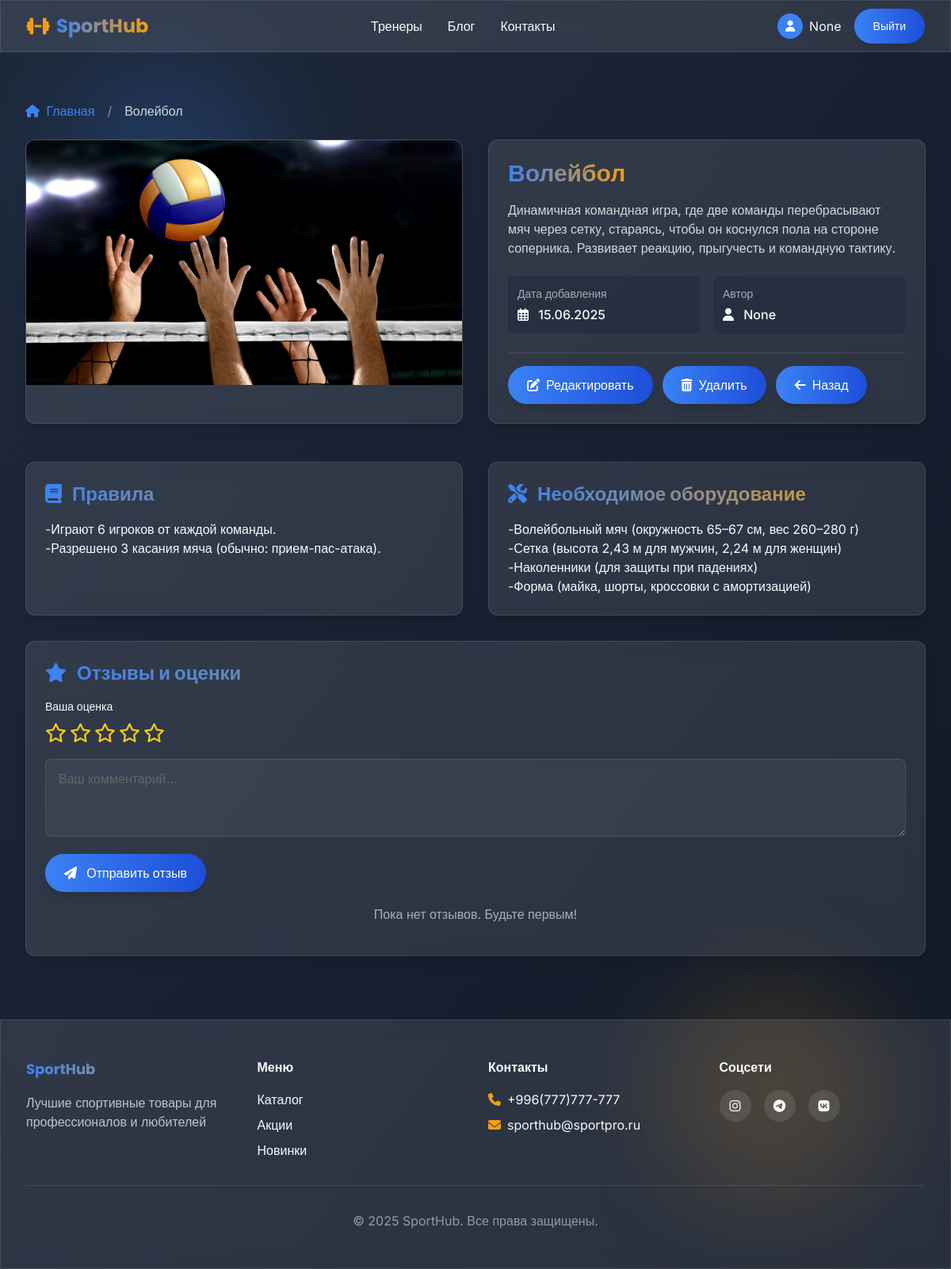
Page /6/ (signed in) on the committed database.
### users_app/models.py (models this page shows, shortened)
class CustomUser(AbstractUser):
    email = models.EmailField(_('email address'), unique=True)
    phone = models.CharField(_('phone number'), max_length=20, blank=True)
    avatar = models.ImageField(
        _('avatar'),
        upload_to=user_avatar_path,
        blank=True,
        null=True
    )
    birth_date = models.DateField(_('birth date'), null=True, blank=True)
    bio = models.TextField(_('biography'), blank=True)
    username = None
    first_name = models.CharField(_('first name'), max_length=150, blank=True)
    last_name = models.CharField(_('last name'), max_length=150, blank=True)
    USERNAME_FIELD = 'email'
    REQUIRED_FIELDS = []
    class Meta:
        verbose_name = _('user')
        verbose_name_plural = _('users')

### sport_app/models.py (models this page shows, shortened)
class SportCategory(models.Model):
    name = models.CharField(
        _('name'),
        max_length=100,
        help_text=_('Enter the name of the sport')
    )
    description = models.TextField(
        _('description'),
        help_text=_('Describe the sport')
    )
    image = models.ImageField(
        _('image'),
        upload_to='sports/',
        blank=True,
        null=True,
        help_text=_('Upload an image for the sport')
    )
    rules = models.TextField(
        _('rules'),
        blank=True,
        help_text=_('Enter the basic rules of the sport')
    )
    equipment = models.TextField(
        _('required equipment'),
        blank=True,
        help_text=_('List the required equipment')
    )
    popular_countries = models.CharField(
        _('popular countries'),
        max_length=255,
        blank=True,
        help_text=_('List countries where this sport is popular')
    )
    is_olympic = models.BooleanField(
        _('Olympic sport'),
        default=False,
        help_text=_('Is this an Olympic sport?')
    )
    created_at = models.DateTimeField(
        _('created at'),
        auto_now_add=True
    )
    category = models.ForeignKey(
        Category,
        on_delete=models.CASCADE,
        related_name='sports',
        verbose_name=_('category'),
        blank=True,
        null=True
    )
    updated_at = models.DateTimeField(
        _('updated at'),
        auto_now=True
    )
    author = models.ForeignKey(
        User,
        on_delete=models.CASCADE,
        related_name='sports',
        verbose_name=_('author')
    )
    class Meta:
        verbose_name = _('sport category')
        verbose_name_plural = _('sport categories')
        ordering = ['-created_at']
    def average_rating(self):
        return self.reviews.aggregate(Avg('rating'))['rating__avg'] or 0

### sport_app/views.py (the view)
# urls.py: path('<int:pk>/', SportDetailView.as_view(), name='sport_detail'),
class SportDetailView(DetailView):
    model = SportCategory
    template_name = 'sport_app/sport_detail.html'
    context_object_name = 'sport'
    def get_context_data(self, **kwargs):
        context = super().get_context_data(**kwargs)
        context['sport'].user_rating = self.object.average_rating()
        return context

### sport_app/templates/sport_app/sport_detail.html (shortened to what this page needs)
{% extends 'base.html' %}
{% load static %}
{% block content %}
<div class="max-w-7xl mx-auto px-4 sm:px-6 lg:px-8 py-8 animate-fade-in">
    <nav class="flex mb-6" aria-label="Breadcrumb">
        <ol class="inline-flex items-center space-x-2">
            <li>
                <a href="{% url 'sport_app:sport_list' %}" class="text-sport-primary hover:text-sport-accent transition-colors">
                    <i class="fas fa-home mr-1"></i> Главная
                </a>
            </li>
            <li>
                <span class="text-white/50 mx-2">/</span>
            </li>
            <li class="text-white/80" aria-current="page">
                {{ sport.name }}
            </li>
        </ol>
    </nav>
    <div class="grid grid-cols-1 lg:grid-cols-2 gap-8 mb-12">
        <div class="bg-glass rounded-xl overflow-hidden shadow-lg">
            {% if sport.image %}
            <img src="{{ sport.image.url }}" alt="{{ sport.name }}"
                 class="w-full h-auto max-h-96 object-cover">
            {% else %}
            <div class="h-96 bg-sport-dark/50 flex items-center justify-center">
                <i class="fas fa-image text-6xl text-white/30"></i>
            </div>
            {% endif %}
        </div>
        <div class="bg-glass rounded-xl p-6 shadow-lg">
            <div class="flex justify-between items-start mb-4">
                <h1 class="text-3xl font-display font-bold text-gradient">{{ sport.name }}</h1>
            </div>
            <div class="prose prose-invert max-w-none mb-6">
                <p class="text-white/80">{{ sport.description }}</p>
            </div>
            <div class="grid grid-cols-2 gap-4 mb-6">
                <div class="bg-sport-dark/50 rounded-lg p-3">
                    <h3 class="text-sm text-white/60 mb-1">Дата добавления</h3>
                    <p class="font-medium">
                        <i class="far fa-calendar-alt mr-2"></i> {{ sport.created_at|date:"d.m.Y" }}
                    </p>
                </div>
                <div class="bg-sport-dark/50 rounded-lg p-3">
                    <h3 class="text-sm text-white/60 mb-1">Автор</h3>
                    <p class="font-medium">
                        <i class="fas fa-user mr-2"></i> {{ sport.author.username }}
                    </p>
                </div>
            </div>
            <div class="flex space-x-3 pt-4 border-t border-white/10">
                {% if user == sport.author or user.is_superuser %}
                <a href="{% url 'sport_app:edit_sport' sport.id %}"
                   class="btn-primary flex items-center px-4 py-2 bg-sport-primary/80 hover:bg-sport-primary">
                    <i class="fas fa-edit mr-2"></i> Редактировать
                </a>
                <a href="{% url 'sport_app:delete_sport' sport.id %}"
                   class="btn-primary flex items-center px-4 py-2 bg-red-500/80 hover:bg-red-500">
                    <i class="fas fa-trash-alt mr-2"></i> Удалить
                </a>
                {% endif %}
                <a href="{% url 'sport_app:sport_list' %}"
                   class="btn-primary flex items-center px-4 py-2 bg-white/10 hover:bg-white/20">
                    <i class="fas fa-arrow-left mr-2"></i> Назад
                </a>
            </div>
        </div>
    </div>
    <div class="grid grid-cols-1 lg:grid-cols-2 gap-8">
        {% if sport.rules %}
        <div class="bg-glass rounded-xl p-6 shadow-lg">
            <h2 class="text-2xl font-display font-bold mb-4 text-gradient">
                <i class="fas fa-book mr-2"></i> Правила
            </h2>
            <div class="prose prose-invert max-w-none">
                {{ sport.rules|linebreaks }}
            </div>
        </div>
        {% endif %}
        {% if sport.equipment %}
        <div class="bg-glass rounded-xl p-6 shadow-lg">
            <h2 class="text-2xl font-display font-bold mb-4 text-gradient">
                <i class="fas fa-tools mr-2"></i> Необходимое оборудование
            </h2>
            <div class="prose prose-invert max-w-none">
                {{ sport.equipment|linebreaks }}
            </div>
        </div>
        {% endif %}
    </div>
    <div class="bg-glass rounded-xl p-6 shadow-lg mt-8">
        <h2 class="text-2xl font-display font-bold mb-4 text-gradient">
            <i class="fas fa-star mr-2"></i> Отзывы и оценки
        </h2>
        {% if user.is_authenticated %}
            <div class="mb-4">
                <label class="block text-sm font-medium mb-2">Ваша оценка</label>
                <div class="flex space-x-1">
                    {% for i in "12345" %}
                    <button type="submit" name="rating" value="{{ i }}" class="text-2xl hover:scale-110 transition-transform">
                        {% if i|add:"0" <= sport.user_rating %}
                        <i class="fas fa-star text-yellow-400"></i>
                        {% else %}
                        <i class="far fa-star text-yellow-400"></i>
                        {% endif %}
                    </button>
                    {% endfor %}
                </div>
            </div>
            <div class="mb-4">
                <textarea name="comment" rows="3"
                          class="w-full bg-white/5 border border-white/10 rounded-lg px-4 py-3 text-white focus:ring-2 focus:ring-sport-primary focus:border-transparent outline-none transition-all"
                          placeholder="Ваш комментарий..."></textarea>
            </div>
            <button type="submit" class="btn-primary px-4 py-2">
                <i class="fas fa-paper-plane mr-2"></i> Отправить отзыв
            </button>
        {% endif %}
        <div class="space-y-4">
            {% for review in sport.reviews.all %}
            <div class="bg-sport-dark/30 rounded-lg p-4">
                <div class="flex justify-between items-center mb-2">
                    <div class="font-medium">{{ review.user.username }}</div>
                    <div class="text-sm text-white/60">{{ review.created_at|date:"d.m.Y H:i" }}</div>
                </div>
                <div class="flex mb-2">
                    {% for i in "12345" %}
                    {% if i|add:"0" <= review.rating %}
                    <i class="fas fa-star text-yellow-400"></i>
                    {% else %}
                    <i class="far fa-star text-yellow-400"></i>
                    {% endif %}
                    {% endfor %}
                </div>
                {% if review.comment %}
                <p class="text-white/80">{{ review.comment }}</p>
                {% endif %}
            </div>
            {% empty %}
            <p class="text-center text-white/60 py-4">Пока нет отзывов. Будьте первым!</p>
            {% endfor %}
        </div>
    </div>
</div>
{% endblock %}

### templates/base.html (shortened to what this page needs)
<!DOCTYPE html>
<html lang="ru" class="scroll-smooth">
<head>
    <script src="https://cdn.tailwindcss.com"></script>
    <link rel="stylesheet" href="https://cdnjs.cloudflare.com/ajax/libs/font-awesome/6.4.0/css/all.min.css">
</head>
<body class="min-h-screen bg-gradient-to-br from-sport-dark to-gray-900 text-sport-light font-sans antialiased">
    <div class="fixed inset-0 overflow-hidden -z-10">
        <div class="absolute bottom-20 right-20 w-72 h-72 rounded-full bg-sport-accent/15 blur-3xl animate-float" style="animation-delay: 2s;"></div>
    </div>
    <nav class="bg-glass fixed w-full z-50">
        <div class="max-w-7xl mx-auto px-4 sm:px-6 lg:px-8">
            <div class="flex items-center justify-between h-16">
              <a href="{% url 'sport_app:sport_list' %}" class="flex items-center space-x-2">                    <i class="fas fa-dumbbell text-sport-accent text-2xl"></i>
                    <span class="text-2xl font-display font-bold text-gradient">SportHub</span>
                </a>
                <div class="hidden md:flex items-center space-x-8">
                    <a href="#" class="hover:text-sport-accent transition-colors font-medium">Тренеры</a>
                    <a href="#" class="hover:text-sport-accent transition-colors font-medium">Блог</a>
                    <a href="#" class="hover:text-sport-accent transition-colors font-medium">Контакты</a>
                </div>
                    {% if user.is_authenticated %}
                        <div class="flex items-center space-x-4">
                            <a href="{% url 'users_app:profile' %}" class="flex items-center space-x-2">
                                <div class="w-8 h-8 rounded-full bg-sport-primary flex items-center justify-center">
                                    <i class="fas fa-user text-white text-sm"></i>
                                </div>
                                <span>{{ user.username }}</span>
                            </a>
                            <a href="{% url 'users_app:logout' %}" class="btn-primary text-sm px-4 py-2">
                                Выйти
                            </a>
                        </div>
                    {% endif %}
                </div>
            </div>
    </nav>
    <main class="pt-24 pb-12 animate-fade-in">
        {% block content %}{% endblock %}
    </main>
    <footer class="bg-glass border-t border-white/10 py-12">
        <div class="max-w-7xl mx-auto px-4 sm:px-6 lg:px-8">
            <div class="grid grid-cols-1 md:grid-cols-4 gap-8">
                <div>
                    <h3 class="text-lg font-display font-bold mb-4 text-gradient">SportHub</h3>
                    <p class="text-white/70">Лучшие спортивные товары для профессионалов и любителей</p>
                </div>
                <div>
                    <h4 class="font-display font-semibold mb-4">Меню</h4>
                    <ul class="space-y-2">
                        <li><a href="#" class="hover:text-sport-accent transition-colors">Каталог</a></li>
                        <li><a href="#" class="hover:text-sport-accent transition-colors">Акции</a></li>
                        <li><a href="#" class="hover:text-sport-accent transition-colors">Новинки</a></li>
                    </ul>
                </div>
                <div>
                    <h4 class="font-display font-semibold mb-4">Контакты</h4>
                    <ul class="space-y-2">
                        <li class="flex items-center space-x-2">
                            <i class="fas fa-phone text-sport-accent"></i>
                            <span>+996(777)777-777</span>
                        </li>
                        <li class="flex items-center space-x-2">
                            <i class="fas fa-envelope text-sport-accent"></i>
                            <span>sporthub@sportpro.ru</span>
                        </li>
                    </ul>
                </div>
                <div>
                    <h4 class="font-display font-semibold mb-4">Соцсети</h4>
                    <div class="flex space-x-4">
                        <a href="#" class="w-10 h-10 rounded-full bg-white/10 flex items-center justify-center hover:bg-sport-primary transition-colors">
                            <i class="fab fa-instagram"></i>
                        </a>
                        <a href="#" class="w-10 h-10 rounded-full bg-white/10 flex items-center justify-center hover:bg-sport-primary transition-colors">
                            <i class="fab fa-telegram"></i>
                        </a>
                        <a href="#" class="w-10 h-10 rounded-full bg-white/10 flex items-center justify-center hover:bg-sport-primary transition-colors">
                            <i class="fab fa-vk"></i>
                        </a>
                    </div>
                </div>
            </div>
            <div class="border-t border-white/10 mt-8 pt-8 text-center text-white/50">
                <p>© 2025 SportHub. Все права защищены.</p>
            </div>
        </div>
    </footer>
</body>
</html>

### templates/base.html (style rules this page uses)
input, textarea, select { color: #000 !important; }
::placeholder { color: #666 !important; }

### rows in the picture
CustomUser: username "None"
SportCategory: name "Волейбол", image (picture), description "Динамичная командная игра, где две команды перебрасывают мяч через сетку, стараясь, чтобы он коснулся пола на стороне соперника. Развивает реакцию, прыгучесть и командную тактику.", created_at "15.06.2025", author.username "None", rules "-Играют 6 игроков от каждой команды. -Разрешено 3 касания мяча (обычно: прием-пас-атака).", equipment "-Волейбольный мяч (окружность 65–67 см, вес 260–280 г) -Сетка (высота 2,43 м для мужчин, 2,24 м для женщин) -Наколенники (для защиты при падениях) -Форма (майка, шорты, кроссовки с амортизацией)"
